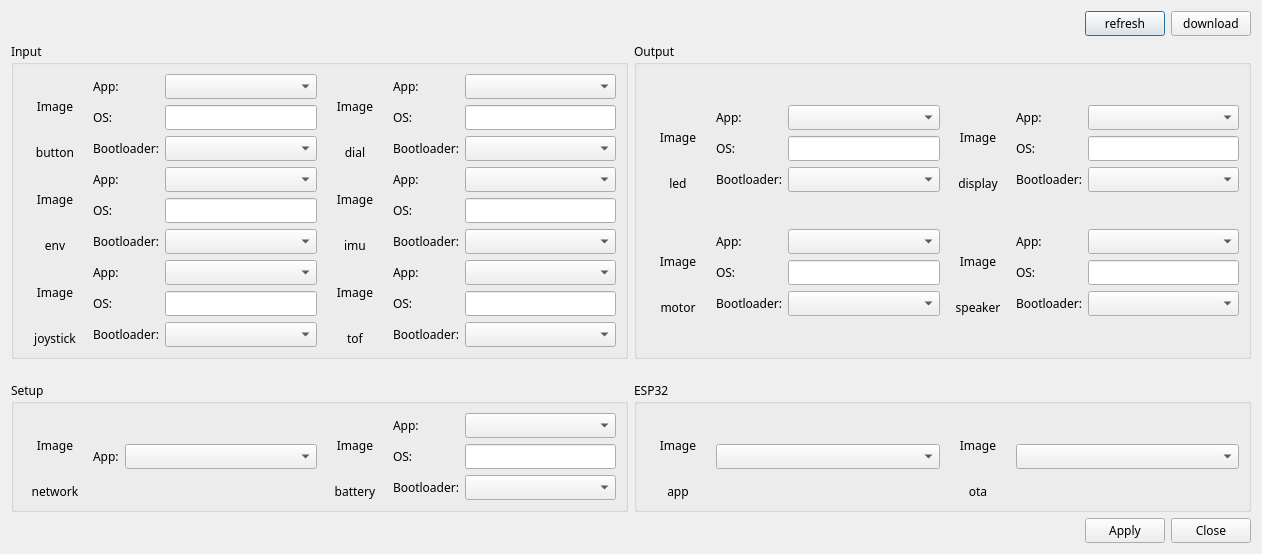
<?xml version="1.0" encoding="UTF-8"?>
<ui version="4.0">
 <class>firmware_manager_form</class>
 <widget class="QDialog" name="firmware_manager_form">
  <property name="geometry">
   <rect>
    <x>0</x>
    <y>0</y>
    <width>1262</width>
    <height>554</height>
   </rect>
  </property>
  <property name="sizePolicy">
   <sizepolicy hsizetype="MinimumExpanding" vsizetype="MinimumExpanding">
    <horstretch>0</horstretch>
    <verstretch>0</verstretch>
   </sizepolicy>
  </property>
  <property name="minimumSize">
   <size>
    <width>0</width>
    <height>0</height>
   </size>
  </property>
  <property name="maximumSize">
   <size>
    <width>16777215</width>
    <height>16777215</height>
   </size>
  </property>
  <property name="font">
   <font>
    <family>LuxHanSans</family>
   </font>
  </property>
  <property name="focusPolicy">
   <enum>Qt::StrongFocus</enum>
  </property>
  <property name="windowTitle">
   <string>Frimware Manager</string>
  </property>
  <property name="autoFillBackground">
   <bool>false</bool>
  </property>
  <layout class="QVBoxLayout" name="verticalLayout_14">
   <item>
    <layout class="QHBoxLayout" name="horizontalLayout_15">
     <item>
      <spacer name="horizontalSpacer_2">
       <property name="orientation">
        <enum>Qt::Horizontal</enum>
       </property>
       <property name="sizeHint" stdset="0">
        <size>
         <width>40</width>
         <height>20</height>
        </size>
       </property>
      </spacer>
     </item>
     <item>
      <widget class="QPushButton" name="refresh_button">
       <property name="text">
        <string>refresh</string>
       </property>
      </widget>
     </item>
     <item>
      <widget class="QPushButton" name="download_button">
       <property name="text">
        <string>download</string>
       </property>
      </widget>
     </item>
    </layout>
   </item>
   <item>
    <layout class="QGridLayout" name="gridLayout_17">
     <item row="2" column="0">
      <widget class="QGroupBox" name="groupBox_3">
       <property name="title">
        <string>Setup</string>
       </property>
       <layout class="QGridLayout" name="gridLayout_14">
        <item row="0" column="1">
         <layout class="QHBoxLayout" name="horizontalLayout_14">
          <item>
           <layout class="QVBoxLayout" name="verticalLayout_13">
            <item>
             <widget class="QLabel" name="battery_image">
              <property name="sizePolicy">
               <sizepolicy hsizetype="Fixed" vsizetype="Fixed">
                <horstretch>0</horstretch>
                <verstretch>0</verstretch>
               </sizepolicy>
              </property>
              <property name="minimumSize">
               <size>
                <width>64</width>
                <height>64</height>
               </size>
              </property>
              <property name="maximumSize">
               <size>
                <width>64</width>
                <height>64</height>
               </size>
              </property>
              <property name="frameShape">
               <enum>QFrame::NoFrame</enum>
              </property>
              <property name="text">
               <string>Image</string>
              </property>
              <property name="alignment">
               <set>Qt::AlignCenter</set>
              </property>
             </widget>
            </item>
            <item>
             <widget class="QLabel" name="label_49">
              <property name="frameShape">
               <enum>QFrame::NoFrame</enum>
              </property>
              <property name="text">
               <string>battery</string>
              </property>
              <property name="alignment">
               <set>Qt::AlignCenter</set>
              </property>
             </widget>
            </item>
           </layout>
          </item>
          <item>
           <layout class="QGridLayout" name="gridLayout_16">
            <item row="0" column="0">
             <widget class="QLabel" name="label_50">
              <property name="text">
               <string>App:</string>
              </property>
             </widget>
            </item>
            <item row="0" column="1">
             <widget class="QComboBox" name="battery_app_combobox"/>
            </item>
            <item row="1" column="0">
             <widget class="QLabel" name="label_51">
              <property name="text">
               <string>OS:</string>
              </property>
             </widget>
            </item>
            <item row="1" column="1">
             <widget class="QLineEdit" name="battery_os_text">
              <property name="readOnly">
               <bool>true</bool>
              </property>
             </widget>
            </item>
            <item row="2" column="0">
             <widget class="QLabel" name="label_52">
              <property name="text">
               <string>Bootloader:</string>
              </property>
             </widget>
            </item>
            <item row="2" column="1">
             <widget class="QComboBox" name="battery_bootloader_combobox"/>
            </item>
           </layout>
          </item>
         </layout>
        </item>
        <item row="0" column="0">
         <layout class="QHBoxLayout" name="horizontalLayout_13">
          <item>
           <layout class="QVBoxLayout" name="verticalLayout_12">
            <item>
             <widget class="QLabel" name="network_image">
              <property name="sizePolicy">
               <sizepolicy hsizetype="Fixed" vsizetype="Fixed">
                <horstretch>0</horstretch>
                <verstretch>0</verstretch>
               </sizepolicy>
              </property>
              <property name="minimumSize">
               <size>
                <width>64</width>
                <height>64</height>
               </size>
              </property>
              <property name="maximumSize">
               <size>
                <width>64</width>
                <height>64</height>
               </size>
              </property>
              <property name="frameShape">
               <enum>QFrame::NoFrame</enum>
              </property>
              <property name="text">
               <string>Image</string>
              </property>
              <property name="alignment">
               <set>Qt::AlignCenter</set>
              </property>
             </widget>
            </item>
            <item>
             <widget class="QLabel" name="label_45">
              <property name="frameShape">
               <enum>QFrame::NoFrame</enum>
              </property>
              <property name="text">
               <string>network</string>
              </property>
              <property name="alignment">
               <set>Qt::AlignCenter</set>
              </property>
             </widget>
            </item>
           </layout>
          </item>
          <item>
           <layout class="QGridLayout" name="gridLayout_15">
            <item row="0" column="0">
             <widget class="QLabel" name="label_46">
              <property name="text">
               <string>App:</string>
              </property>
             </widget>
            </item>
            <item row="0" column="1">
             <widget class="QComboBox" name="network_app_combobox">
              <property name="sizePolicy">
               <sizepolicy hsizetype="Expanding" vsizetype="Fixed">
                <horstretch>0</horstretch>
                <verstretch>0</verstretch>
               </sizepolicy>
              </property>
             </widget>
            </item>
           </layout>
          </item>
         </layout>
        </item>
       </layout>
      </widget>
     </item>
     <item row="2" column="1">
      <widget class="QGroupBox" name="groupBox_4">
       <property name="title">
        <string>ESP32</string>
       </property>
       <layout class="QGridLayout" name="gridLayout_19">
        <item row="0" column="1">
         <layout class="QHBoxLayout" name="horizontalLayout_18">
          <item>
           <layout class="QVBoxLayout" name="verticalLayout_17">
            <item>
             <widget class="QLabel" name="esp32_ota_image">
              <property name="sizePolicy">
               <sizepolicy hsizetype="Fixed" vsizetype="Fixed">
                <horstretch>0</horstretch>
                <verstretch>0</verstretch>
               </sizepolicy>
              </property>
              <property name="minimumSize">
               <size>
                <width>64</width>
                <height>64</height>
               </size>
              </property>
              <property name="maximumSize">
               <size>
                <width>64</width>
                <height>64</height>
               </size>
              </property>
              <property name="frameShape">
               <enum>QFrame::NoFrame</enum>
              </property>
              <property name="text">
               <string>Image</string>
              </property>
              <property name="alignment">
               <set>Qt::AlignCenter</set>
              </property>
             </widget>
            </item>
            <item>
             <widget class="QLabel" name="label_65">
              <property name="frameShape">
               <enum>QFrame::NoFrame</enum>
              </property>
              <property name="text">
               <string>ota</string>
              </property>
              <property name="alignment">
               <set>Qt::AlignCenter</set>
              </property>
             </widget>
            </item>
           </layout>
          </item>
          <item>
           <layout class="QGridLayout" name="gridLayout_21">
            <item row="0" column="0">
             <widget class="QComboBox" name="esp32_ota_combobox">
              <property name="sizePolicy">
               <sizepolicy hsizetype="Expanding" vsizetype="Fixed">
                <horstretch>0</horstretch>
                <verstretch>0</verstretch>
               </sizepolicy>
              </property>
             </widget>
            </item>
           </layout>
          </item>
         </layout>
        </item>
        <item row="0" column="0">
         <layout class="QHBoxLayout" name="horizontalLayout_17">
          <item>
           <layout class="QVBoxLayout" name="verticalLayout_16">
            <item>
             <widget class="QLabel" name="esp32_app_image">
              <property name="sizePolicy">
               <sizepolicy hsizetype="Fixed" vsizetype="Fixed">
                <horstretch>0</horstretch>
                <verstretch>0</verstretch>
               </sizepolicy>
              </property>
              <property name="minimumSize">
               <size>
                <width>64</width>
                <height>64</height>
               </size>
              </property>
              <property name="maximumSize">
               <size>
                <width>64</width>
                <height>64</height>
               </size>
              </property>
              <property name="frameShape">
               <enum>QFrame::NoFrame</enum>
              </property>
              <property name="text">
               <string>Image</string>
              </property>
              <property name="alignment">
               <set>Qt::AlignCenter</set>
              </property>
             </widget>
            </item>
            <item>
             <widget class="QLabel" name="label_61">
              <property name="frameShape">
               <enum>QFrame::NoFrame</enum>
              </property>
              <property name="text">
               <string>app</string>
              </property>
              <property name="alignment">
               <set>Qt::AlignCenter</set>
              </property>
             </widget>
            </item>
           </layout>
          </item>
          <item>
           <layout class="QGridLayout" name="gridLayout_20">
            <item row="0" column="0">
             <widget class="QComboBox" name="esp32_app_combobox">
              <property name="sizePolicy">
               <sizepolicy hsizetype="Expanding" vsizetype="Fixed">
                <horstretch>0</horstretch>
                <verstretch>0</verstretch>
               </sizepolicy>
              </property>
             </widget>
            </item>
           </layout>
          </item>
         </layout>
        </item>
       </layout>
      </widget>
     </item>
     <item row="0" column="0">
      <widget class="QGroupBox" name="groupBox">
       <property name="title">
        <string>Input</string>
       </property>
       <layout class="QGridLayout" name="gridLayout_12">
        <item row="1" column="0">
         <layout class="QHBoxLayout" name="horizontalLayout_5">
          <item>
           <layout class="QVBoxLayout" name="verticalLayout_4">
            <item>
             <widget class="QLabel" name="env_image">
              <property name="sizePolicy">
               <sizepolicy hsizetype="Fixed" vsizetype="Fixed">
                <horstretch>0</horstretch>
                <verstretch>0</verstretch>
               </sizepolicy>
              </property>
              <property name="minimumSize">
               <size>
                <width>64</width>
                <height>64</height>
               </size>
              </property>
              <property name="maximumSize">
               <size>
                <width>64</width>
                <height>64</height>
               </size>
              </property>
              <property name="frameShape">
               <enum>QFrame::NoFrame</enum>
              </property>
              <property name="text">
               <string>Image</string>
              </property>
              <property name="alignment">
               <set>Qt::AlignCenter</set>
              </property>
             </widget>
            </item>
            <item>
             <widget class="QLabel" name="label_13">
              <property name="frameShape">
               <enum>QFrame::NoFrame</enum>
              </property>
              <property name="text">
               <string>env</string>
              </property>
              <property name="alignment">
               <set>Qt::AlignCenter</set>
              </property>
             </widget>
            </item>
           </layout>
          </item>
          <item>
           <layout class="QGridLayout" name="gridLayout_4">
            <item row="0" column="0">
             <widget class="QLabel" name="label_14">
              <property name="text">
               <string>App:</string>
              </property>
             </widget>
            </item>
            <item row="0" column="1">
             <widget class="QComboBox" name="env_app_combobox"/>
            </item>
            <item row="1" column="0">
             <widget class="QLabel" name="label_15">
              <property name="text">
               <string>OS:</string>
              </property>
             </widget>
            </item>
            <item row="1" column="1">
             <widget class="QLineEdit" name="env_os_text">
              <property name="readOnly">
               <bool>true</bool>
              </property>
             </widget>
            </item>
            <item row="2" column="0">
             <widget class="QLabel" name="label_16">
              <property name="text">
               <string>Bootloader:</string>
              </property>
             </widget>
            </item>
            <item row="2" column="1">
             <widget class="QComboBox" name="env_bootloader_combobox"/>
            </item>
           </layout>
          </item>
         </layout>
        </item>
        <item row="2" column="1">
         <layout class="QHBoxLayout" name="horizontalLayout_8">
          <item>
           <layout class="QVBoxLayout" name="verticalLayout_7">
            <item>
             <widget class="QLabel" name="tof_image">
              <property name="sizePolicy">
               <sizepolicy hsizetype="Fixed" vsizetype="Fixed">
                <horstretch>0</horstretch>
                <verstretch>0</verstretch>
               </sizepolicy>
              </property>
              <property name="minimumSize">
               <size>
                <width>64</width>
                <height>64</height>
               </size>
              </property>
              <property name="maximumSize">
               <size>
                <width>64</width>
                <height>64</height>
               </size>
              </property>
              <property name="frameShape">
               <enum>QFrame::NoFrame</enum>
              </property>
              <property name="text">
               <string>Image</string>
              </property>
              <property name="alignment">
               <set>Qt::AlignCenter</set>
              </property>
             </widget>
            </item>
            <item>
             <widget class="QLabel" name="label_25">
              <property name="frameShape">
               <enum>QFrame::NoFrame</enum>
              </property>
              <property name="text">
               <string>tof</string>
              </property>
              <property name="alignment">
               <set>Qt::AlignCenter</set>
              </property>
             </widget>
            </item>
           </layout>
          </item>
          <item>
           <layout class="QGridLayout" name="gridLayout_7">
            <item row="0" column="0">
             <widget class="QLabel" name="label_26">
              <property name="text">
               <string>App:</string>
              </property>
             </widget>
            </item>
            <item row="0" column="1">
             <widget class="QComboBox" name="tof_app_combobox"/>
            </item>
            <item row="1" column="0">
             <widget class="QLabel" name="label_27">
              <property name="text">
               <string>OS:</string>
              </property>
             </widget>
            </item>
            <item row="1" column="1">
             <widget class="QLineEdit" name="tof_os_text">
              <property name="readOnly">
               <bool>true</bool>
              </property>
             </widget>
            </item>
            <item row="2" column="0">
             <widget class="QLabel" name="label_28">
              <property name="text">
               <string>Bootloader:</string>
              </property>
             </widget>
            </item>
            <item row="2" column="1">
             <widget class="QComboBox" name="tof_bootloader_combobox"/>
            </item>
           </layout>
          </item>
         </layout>
        </item>
        <item row="0" column="1">
         <layout class="QHBoxLayout" name="horizontalLayout_4">
          <item>
           <layout class="QVBoxLayout" name="verticalLayout_3">
            <item>
             <widget class="QLabel" name="dial_image">
              <property name="sizePolicy">
               <sizepolicy hsizetype="Fixed" vsizetype="Fixed">
                <horstretch>0</horstretch>
                <verstretch>0</verstretch>
               </sizepolicy>
              </property>
              <property name="minimumSize">
               <size>
                <width>64</width>
                <height>64</height>
               </size>
              </property>
              <property name="maximumSize">
               <size>
                <width>64</width>
                <height>64</height>
               </size>
              </property>
              <property name="frameShape">
               <enum>QFrame::NoFrame</enum>
              </property>
              <property name="text">
               <string>Image</string>
              </property>
              <property name="alignment">
               <set>Qt::AlignCenter</set>
              </property>
             </widget>
            </item>
            <item>
             <widget class="QLabel" name="label_9">
              <property name="frameShape">
               <enum>QFrame::NoFrame</enum>
              </property>
              <property name="text">
               <string>dial</string>
              </property>
              <property name="alignment">
               <set>Qt::AlignCenter</set>
              </property>
             </widget>
            </item>
           </layout>
          </item>
          <item>
           <layout class="QGridLayout" name="gridLayout_3">
            <item row="0" column="0">
             <widget class="QLabel" name="label_10">
              <property name="text">
               <string>App:</string>
              </property>
             </widget>
            </item>
            <item row="0" column="1">
             <widget class="QComboBox" name="dial_app_combobox"/>
            </item>
            <item row="1" column="0">
             <widget class="QLabel" name="label_11">
              <property name="text">
               <string>OS:</string>
              </property>
             </widget>
            </item>
            <item row="1" column="1">
             <widget class="QLineEdit" name="dial_os_text">
              <property name="readOnly">
               <bool>true</bool>
              </property>
             </widget>
            </item>
            <item row="2" column="0">
             <widget class="QLabel" name="label_12">
              <property name="text">
               <string>Bootloader:</string>
              </property>
             </widget>
            </item>
            <item row="2" column="1">
             <widget class="QComboBox" name="dial_bootloader_combobox"/>
            </item>
           </layout>
          </item>
         </layout>
        </item>
        <item row="2" column="0">
         <layout class="QHBoxLayout" name="horizontalLayout_7">
          <item>
           <layout class="QVBoxLayout" name="verticalLayout_6">
            <item>
             <widget class="QLabel" name="joystick_image">
              <property name="sizePolicy">
               <sizepolicy hsizetype="Fixed" vsizetype="Fixed">
                <horstretch>0</horstretch>
                <verstretch>0</verstretch>
               </sizepolicy>
              </property>
              <property name="minimumSize">
               <size>
                <width>64</width>
                <height>64</height>
               </size>
              </property>
              <property name="maximumSize">
               <size>
                <width>64</width>
                <height>64</height>
               </size>
              </property>
              <property name="frameShape">
               <enum>QFrame::NoFrame</enum>
              </property>
              <property name="text">
               <string>Image</string>
              </property>
              <property name="alignment">
               <set>Qt::AlignCenter</set>
              </property>
             </widget>
            </item>
            <item>
             <widget class="QLabel" name="label_21">
              <property name="frameShape">
               <enum>QFrame::NoFrame</enum>
              </property>
              <property name="text">
               <string>joystick</string>
              </property>
              <property name="alignment">
               <set>Qt::AlignCenter</set>
              </property>
             </widget>
            </item>
           </layout>
          </item>
          <item>
           <layout class="QGridLayout" name="gridLayout_6">
            <item row="0" column="0">
             <widget class="QLabel" name="label_22">
              <property name="text">
               <string>App:</string>
              </property>
             </widget>
            </item>
            <item row="0" column="1">
             <widget class="QComboBox" name="joystick_app_combobox"/>
            </item>
            <item row="1" column="0">
             <widget class="QLabel" name="label_23">
              <property name="text">
               <string>OS:</string>
              </property>
             </widget>
            </item>
            <item row="1" column="1">
             <widget class="QLineEdit" name="joystick_os_text">
              <property name="readOnly">
               <bool>true</bool>
              </property>
             </widget>
            </item>
            <item row="2" column="0">
             <widget class="QLabel" name="label_24">
              <property name="text">
               <string>Bootloader:</string>
              </property>
             </widget>
            </item>
            <item row="2" column="1">
             <widget class="QComboBox" name="joystick_bootloader_combobox"/>
            </item>
           </layout>
          </item>
         </layout>
        </item>
        <item row="1" column="1">
         <layout class="QHBoxLayout" name="horizontalLayout_6">
          <item>
           <layout class="QVBoxLayout" name="verticalLayout_5">
            <item>
             <widget class="QLabel" name="imu_image">
              <property name="sizePolicy">
               <sizepolicy hsizetype="Fixed" vsizetype="Fixed">
                <horstretch>0</horstretch>
                <verstretch>0</verstretch>
               </sizepolicy>
              </property>
              <property name="minimumSize">
               <size>
                <width>64</width>
                <height>64</height>
               </size>
              </property>
              <property name="maximumSize">
               <size>
                <width>64</width>
                <height>64</height>
               </size>
              </property>
              <property name="frameShape">
               <enum>QFrame::NoFrame</enum>
              </property>
              <property name="text">
               <string>Image</string>
              </property>
              <property name="alignment">
               <set>Qt::AlignCenter</set>
              </property>
             </widget>
            </item>
            <item>
             <widget class="QLabel" name="label_17">
              <property name="frameShape">
               <enum>QFrame::NoFrame</enum>
              </property>
              <property name="text">
               <string>imu</string>
              </property>
              <property name="alignment">
               <set>Qt::AlignCenter</set>
              </property>
             </widget>
            </item>
           </layout>
          </item>
          <item>
           <layout class="QGridLayout" name="gridLayout_5">
            <item row="0" column="0">
             <widget class="QLabel" name="label_18">
              <property name="text">
               <string>App:</string>
              </property>
             </widget>
            </item>
            <item row="0" column="1">
             <widget class="QComboBox" name="imu_app_combobox"/>
            </item>
            <item row="1" column="0">
             <widget class="QLabel" name="label_19">
              <property name="text">
               <string>OS:</string>
              </property>
             </widget>
            </item>
            <item row="1" column="1">
             <widget class="QLineEdit" name="imu_os_text">
              <property name="readOnly">
               <bool>true</bool>
              </property>
             </widget>
            </item>
            <item row="2" column="0">
             <widget class="QLabel" name="label_20">
              <property name="text">
               <string>Bootloader:</string>
              </property>
             </widget>
            </item>
            <item row="2" column="1">
             <widget class="QComboBox" name="imu_bootloader_combobox"/>
            </item>
           </layout>
          </item>
         </layout>
        </item>
        <item row="0" column="0">
         <layout class="QHBoxLayout" name="horizontalLayout_2">
          <item>
           <layout class="QVBoxLayout" name="verticalLayout">
            <item>
             <widget class="QLabel" name="button_image">
              <property name="sizePolicy">
               <sizepolicy hsizetype="Fixed" vsizetype="Fixed">
                <horstretch>0</horstretch>
                <verstretch>0</verstretch>
               </sizepolicy>
              </property>
              <property name="minimumSize">
               <size>
                <width>64</width>
                <height>64</height>
               </size>
              </property>
              <property name="maximumSize">
               <size>
                <width>64</width>
                <height>64</height>
               </size>
              </property>
              <property name="frameShape">
               <enum>QFrame::NoFrame</enum>
              </property>
              <property name="text">
               <string>Image</string>
              </property>
              <property name="alignment">
               <set>Qt::AlignCenter</set>
              </property>
             </widget>
            </item>
            <item>
             <widget class="QLabel" name="label">
              <property name="frameShape">
               <enum>QFrame::NoFrame</enum>
              </property>
              <property name="text">
               <string>button</string>
              </property>
              <property name="alignment">
               <set>Qt::AlignCenter</set>
              </property>
             </widget>
            </item>
           </layout>
          </item>
          <item>
           <layout class="QGridLayout" name="gridLayout">
            <item row="0" column="0">
             <widget class="QLabel" name="label_2">
              <property name="text">
               <string>App:</string>
              </property>
             </widget>
            </item>
            <item row="0" column="1">
             <widget class="QComboBox" name="button_app_combobox"/>
            </item>
            <item row="1" column="0">
             <widget class="QLabel" name="label_3">
              <property name="text">
               <string>OS:</string>
              </property>
             </widget>
            </item>
            <item row="1" column="1">
             <widget class="QLineEdit" name="button_os_text">
              <property name="readOnly">
               <bool>true</bool>
              </property>
             </widget>
            </item>
            <item row="2" column="0">
             <widget class="QLabel" name="label_4">
              <property name="text">
               <string>Bootloader:</string>
              </property>
             </widget>
            </item>
            <item row="2" column="1">
             <widget class="QComboBox" name="button_bootloader_combobox"/>
            </item>
           </layout>
          </item>
         </layout>
        </item>
       </layout>
      </widget>
     </item>
     <item row="0" column="1">
      <widget class="QGroupBox" name="groupBox_2">
       <property name="title">
        <string>Output</string>
       </property>
       <layout class="QGridLayout" name="gridLayout_13">
        <item row="0" column="1">
         <layout class="QHBoxLayout" name="horizontalLayout_9">
          <item>
           <layout class="QVBoxLayout" name="verticalLayout_8">
            <item>
             <widget class="QLabel" name="display_image">
              <property name="sizePolicy">
               <sizepolicy hsizetype="Fixed" vsizetype="Fixed">
                <horstretch>0</horstretch>
                <verstretch>0</verstretch>
               </sizepolicy>
              </property>
              <property name="minimumSize">
               <size>
                <width>64</width>
                <height>64</height>
               </size>
              </property>
              <property name="maximumSize">
               <size>
                <width>64</width>
                <height>64</height>
               </size>
              </property>
              <property name="frameShape">
               <enum>QFrame::NoFrame</enum>
              </property>
              <property name="text">
               <string>Image</string>
              </property>
              <property name="alignment">
               <set>Qt::AlignCenter</set>
              </property>
             </widget>
            </item>
            <item>
             <widget class="QLabel" name="label_29">
              <property name="frameShape">
               <enum>QFrame::NoFrame</enum>
              </property>
              <property name="text">
               <string>display</string>
              </property>
              <property name="alignment">
               <set>Qt::AlignCenter</set>
              </property>
             </widget>
            </item>
           </layout>
          </item>
          <item>
           <layout class="QGridLayout" name="gridLayout_8">
            <item row="0" column="0">
             <widget class="QLabel" name="label_30">
              <property name="text">
               <string>App:</string>
              </property>
             </widget>
            </item>
            <item row="0" column="1">
             <widget class="QComboBox" name="display_app_combobox"/>
            </item>
            <item row="1" column="0">
             <widget class="QLabel" name="label_31">
              <property name="text">
               <string>OS:</string>
              </property>
             </widget>
            </item>
            <item row="1" column="1">
             <widget class="QLineEdit" name="display_os_text">
              <property name="readOnly">
               <bool>true</bool>
              </property>
             </widget>
            </item>
            <item row="2" column="0">
             <widget class="QLabel" name="label_32">
              <property name="text">
               <string>Bootloader:</string>
              </property>
             </widget>
            </item>
            <item row="2" column="1">
             <widget class="QComboBox" name="display_bootloader_combobox"/>
            </item>
           </layout>
          </item>
         </layout>
        </item>
        <item row="0" column="0">
         <layout class="QHBoxLayout" name="horizontalLayout_10">
          <item>
           <layout class="QVBoxLayout" name="verticalLayout_9">
            <item>
             <widget class="QLabel" name="led_image">
              <property name="sizePolicy">
               <sizepolicy hsizetype="Fixed" vsizetype="Fixed">
                <horstretch>0</horstretch>
                <verstretch>0</verstretch>
               </sizepolicy>
              </property>
              <property name="minimumSize">
               <size>
                <width>64</width>
                <height>64</height>
               </size>
              </property>
              <property name="maximumSize">
               <size>
                <width>64</width>
                <height>64</height>
               </size>
              </property>
              <property name="frameShape">
               <enum>QFrame::NoFrame</enum>
              </property>
              <property name="text">
               <string>Image</string>
              </property>
              <property name="alignment">
               <set>Qt::AlignCenter</set>
              </property>
             </widget>
            </item>
            <item>
             <widget class="QLabel" name="label_33">
              <property name="frameShape">
               <enum>QFrame::NoFrame</enum>
              </property>
              <property name="text">
               <string>led</string>
              </property>
              <property name="alignment">
               <set>Qt::AlignCenter</set>
              </property>
             </widget>
            </item>
           </layout>
          </item>
          <item>
           <layout class="QGridLayout" name="gridLayout_9">
            <item row="0" column="0">
             <widget class="QLabel" name="label_34">
              <property name="text">
               <string>App:</string>
              </property>
             </widget>
            </item>
            <item row="0" column="1">
             <widget class="QComboBox" name="led_app_combobox"/>
            </item>
            <item row="1" column="0">
             <widget class="QLabel" name="label_35">
              <property name="text">
               <string>OS:</string>
              </property>
             </widget>
            </item>
            <item row="1" column="1">
             <widget class="QLineEdit" name="led_os_text">
              <property name="readOnly">
               <bool>true</bool>
              </property>
             </widget>
            </item>
            <item row="2" column="0">
             <widget class="QLabel" name="label_36">
              <property name="text">
               <string>Bootloader:</string>
              </property>
             </widget>
            </item>
            <item row="2" column="1">
             <widget class="QComboBox" name="led_bootloader_combobox"/>
            </item>
           </layout>
          </item>
         </layout>
        </item>
        <item row="1" column="1">
         <layout class="QHBoxLayout" name="horizontalLayout_12">
          <item>
           <layout class="QVBoxLayout" name="verticalLayout_11">
            <item>
             <widget class="QLabel" name="speaker_image">
              <property name="sizePolicy">
               <sizepolicy hsizetype="Fixed" vsizetype="Fixed">
                <horstretch>0</horstretch>
                <verstretch>0</verstretch>
               </sizepolicy>
              </property>
              <property name="minimumSize">
               <size>
                <width>64</width>
                <height>64</height>
               </size>
              </property>
              <property name="maximumSize">
               <size>
                <width>64</width>
                <height>64</height>
               </size>
              </property>
              <property name="frameShape">
               <enum>QFrame::NoFrame</enum>
              </property>
              <property name="text">
               <string>Image</string>
              </property>
              <property name="alignment">
               <set>Qt::AlignCenter</set>
              </property>
             </widget>
            </item>
            <item>
             <widget class="QLabel" name="label_41">
              <property name="frameShape">
               <enum>QFrame::NoFrame</enum>
              </property>
              <property name="text">
               <string>speaker</string>
              </property>
              <property name="alignment">
               <set>Qt::AlignCenter</set>
              </property>
             </widget>
            </item>
           </layout>
          </item>
          <item>
           <layout class="QGridLayout" name="gridLayout_11">
            <item row="0" column="0">
             <widget class="QLabel" name="label_42">
              <property name="text">
               <string>App:</string>
              </property>
             </widget>
            </item>
            <item row="0" column="1">
             <widget class="QComboBox" name="speaker_app_combobox"/>
            </item>
            <item row="1" column="0">
             <widget class="QLabel" name="label_43">
              <property name="text">
               <string>OS:</string>
              </property>
             </widget>
            </item>
            <item row="1" column="1">
             <widget class="QLineEdit" name="speaker_os_text">
              <property name="readOnly">
               <bool>true</bool>
              </property>
             </widget>
            </item>
            <item row="2" column="0">
             <widget class="QLabel" name="label_44">
              <property name="text">
               <string>Bootloader:</string>
              </property>
             </widget>
            </item>
            <item row="2" column="1">
             <widget class="QComboBox" name="speaker_bootloader_combobox"/>
            </item>
           </layout>
          </item>
         </layout>
        </item>
        <item row="1" column="0">
         <layout class="QHBoxLayout" name="horizontalLayout_11">
          <item>
           <layout class="QVBoxLayout" name="verticalLayout_10">
            <item>
             <widget class="QLabel" name="motor_image">
              <property name="sizePolicy">
               <sizepolicy hsizetype="Fixed" vsizetype="Fixed">
                <horstretch>0</horstretch>
                <verstretch>0</verstretch>
               </sizepolicy>
              </property>
              <property name="minimumSize">
               <size>
                <width>64</width>
                <height>64</height>
               </size>
              </property>
              <property name="maximumSize">
               <size>
                <width>64</width>
                <height>64</height>
               </size>
              </property>
              <property name="frameShape">
               <enum>QFrame::NoFrame</enum>
              </property>
              <property name="text">
               <string>Image</string>
              </property>
              <property name="alignment">
               <set>Qt::AlignCenter</set>
              </property>
             </widget>
            </item>
            <item>
             <widget class="QLabel" name="label_37">
              <property name="frameShape">
               <enum>QFrame::NoFrame</enum>
              </property>
              <property name="text">
               <string>motor</string>
              </property>
              <property name="alignment">
               <set>Qt::AlignCenter</set>
              </property>
             </widget>
            </item>
           </layout>
          </item>
          <item>
           <layout class="QGridLayout" name="gridLayout_10">
            <item row="0" column="0">
             <widget class="QLabel" name="label_38">
              <property name="text">
               <string>App:</string>
              </property>
             </widget>
            </item>
            <item row="0" column="1">
             <widget class="QComboBox" name="motor_app_combobox"/>
            </item>
            <item row="1" column="0">
             <widget class="QLabel" name="label_39">
              <property name="text">
               <string>OS:</string>
              </property>
             </widget>
            </item>
            <item row="1" column="1">
             <widget class="QLineEdit" name="motor_os_text">
              <property name="readOnly">
               <bool>true</bool>
              </property>
             </widget>
            </item>
            <item row="2" column="0">
             <widget class="QLabel" name="label_40">
              <property name="text">
               <string>Bootloader:</string>
              </property>
             </widget>
            </item>
            <item row="2" column="1">
             <widget class="QComboBox" name="motor_bootloader_combobox"/>
            </item>
           </layout>
          </item>
         </layout>
        </item>
       </layout>
      </widget>
     </item>
     <item row="1" column="0">
      <spacer name="verticalSpacer_2">
       <property name="orientation">
        <enum>Qt::Vertical</enum>
       </property>
       <property name="sizeHint" stdset="0">
        <size>
         <width>20</width>
         <height>40</height>
        </size>
       </property>
      </spacer>
     </item>
     <item row="1" column="1">
      <spacer name="verticalSpacer_3">
       <property name="orientation">
        <enum>Qt::Vertical</enum>
       </property>
       <property name="sizeHint" stdset="0">
        <size>
         <width>20</width>
         <height>40</height>
        </size>
       </property>
      </spacer>
     </item>
    </layout>
   </item>
   <item>
    <layout class="QHBoxLayout" name="horizontalLayout">
     <item>
      <spacer name="horizontalSpacer">
       <property name="orientation">
        <enum>Qt::Horizontal</enum>
       </property>
       <property name="sizeHint" stdset="0">
        <size>
         <width>40</width>
         <height>20</height>
        </size>
       </property>
      </spacer>
     </item>
     <item>
      <widget class="QPushButton" name="apply_button">
       <property name="text">
        <string>Apply</string>
       </property>
      </widget>
     </item>
     <item>
      <widget class="QPushButton" name="close_button">
       <property name="text">
        <string>Close</string>
       </property>
      </widget>
     </item>
    </layout>
   </item>
  </layout>
 </widget>
 <resources/>
 <connections/>
 <slots>
  <slot>slot1()</slot>
  <slot>slot2()</slot>
  <slot>slot3()</slot>
 </slots>
</ui>
